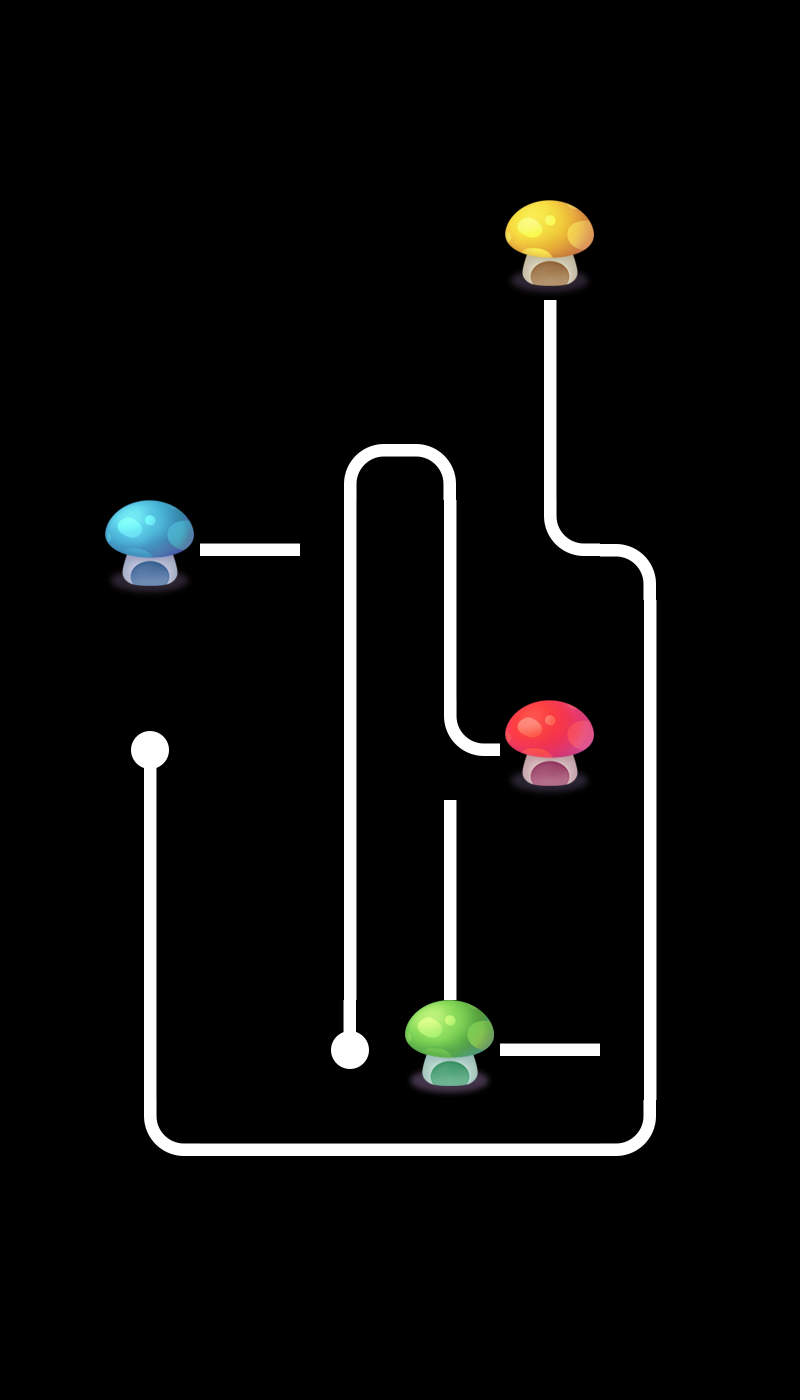

Tiled map render using the project's own tile images. Description and the map definition, with tile-layer contents summarised, below:
An orthogonal 8x14 tile map with 100x100 px tiles, 2 tile layers (layer0, layer1), 2 tilesets and 3 objects.

<map version="1.0" orientation="orthogonal" renderorder="right-down" width="8" height="14" tilewidth="100" tileheight="100" nextobjectid="4">
 <tileset firstgid="1" name="tiled" tilewidth="100" tileheight="100">
  <image source="tiled.png" width="500" height="400" />
 </tileset>
 <tileset firstgid="21" name="tiled" tilewidth="100" tileheight="100">
  <image source="tiled.png" width="500" height="400" />
 </tileset>
 <layer name="layer0" width="8" height="14">
  <data>[112 cells, 17 non-empty, 9 distinct tile ids]</data>
 </layer>
 <layer name="layer1" width="8" height="14">
  <data>[112 cells, 22 non-empty, 8 distinct tile ids]</data>
 </layer>
 <objectgroup name="object1">
  <object id="1" x="624.242" y="1027.27" width="51.5152" height="45.4545">
   <properties>
    <property name="id" value="0" />
   </properties>
  </object>
  <object id="2" x="421.212" y="718.182" width="48.4848" height="54.5455">
   <properties>
    <property name="id" value="1" />
   </properties>
  </object>
  <object id="3" x="321.212" y="524.242" width="57.5758" height="51.5152">
   <properties>
    <property name="id" value="2" />
   </properties>
  </object>
 </objectgroup>
</map>
